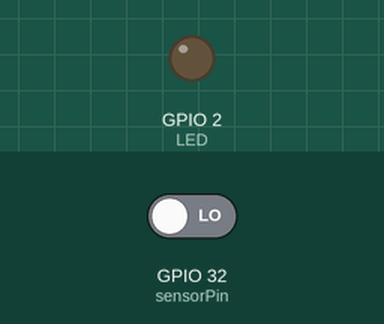
Recording of a sketch running on a simulated ESP32. On the bench: output pins drawn as LEDs (lit = HIGH). The test bench sets the inputs (shaded band); at power-on: GPIO 32 (sensorPin) LOW. WiFi joins after 1.5 s; servers stay silent unless stated; uploads are accepted with an empty reply; what the sketch prints to the serial monitor is not drawn.

Above: at 0.1 s.
Timing chart, 0 to 3.0 s (numbered marks = the images above):
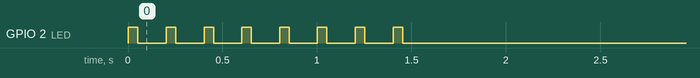

The sketch:

digitalSensorCode.ino
```cpp
#include <WiFi.h>
#include <HTTPClient.h>
#include <math.h>
#define LED 2

const char ssid[] = "HUAWEI P20 Pro";
const char password[] = "AcC&Ss0.";

const uint16_t port = 8000;
const char * host = "192.168.43.209";

HTTPClient http;

int sensorPin  =  32;    // select the input pin for the potentiometer, with WiFi connection 12-13-14 pins don't work
int value =  0;          // sensor value
int httpCode = 0;
int timeout = 0;         // sensor timeout, default value
int new_value = 0;

const int id=1;                         // write here the sensor id you created
const String key = "zgwTfwByxfbCZaZ";   // write here the key you receive via e-mail

void setup(){
  pinMode(LED,OUTPUT);
  Serial.begin(9600);
  WiFi.begin(ssid, password);
  Serial.println("Connecting to WiFi..");
  while(WiFi.status() != WL_CONNECTED){  //blink until connection
    digitalWrite(LED, HIGH);
    delay(50);
    digitalWrite(LED, LOW);
    delay(150);
  }
  Serial.println("Connected to "+(String)ssid+" WiFi");
  Serial.println(WiFi.localIP());
  http.begin("http://"+(String)host+":"+(String)port+"/Noise_Pollution/send_data/"+(String)id+"/");
  httpCode = http.GET();
  if (httpCode>0){
    timeout = (http.getString()).toInt();
    Serial.println(httpCode);
    Serial.println(timeout);
  }
  else{
    Serial.println("Error");
  }
  http.end();
}

void loop(){
  value =  digitalRead(sensorPin);
  http.begin("http://"+(String)host+":"+(String)port+"/Noise_Pollution/send_data/"+(String)id+"/");
  Serial.println(value,  DEC);
  digitalWrite(LED,  LOW);
  if (value==1){
    digitalWrite(LED,  HIGH);
  }
  delay(timeout*1000);
  http.addHeader("Content-Type", "application/json");
  http.POST("{\"value\": \""+(String)value+"\",\"key\":\""+key+"\"}");
  httpCode = http.GET();
  new_value = (http.getString()).toInt();
  if (httpCode>0 & timeout!=new_value){
    timeout = new_value;
    Serial.println("Collection time modified:");
    Serial.println(timeout);
  }
  http.end();
}
```
